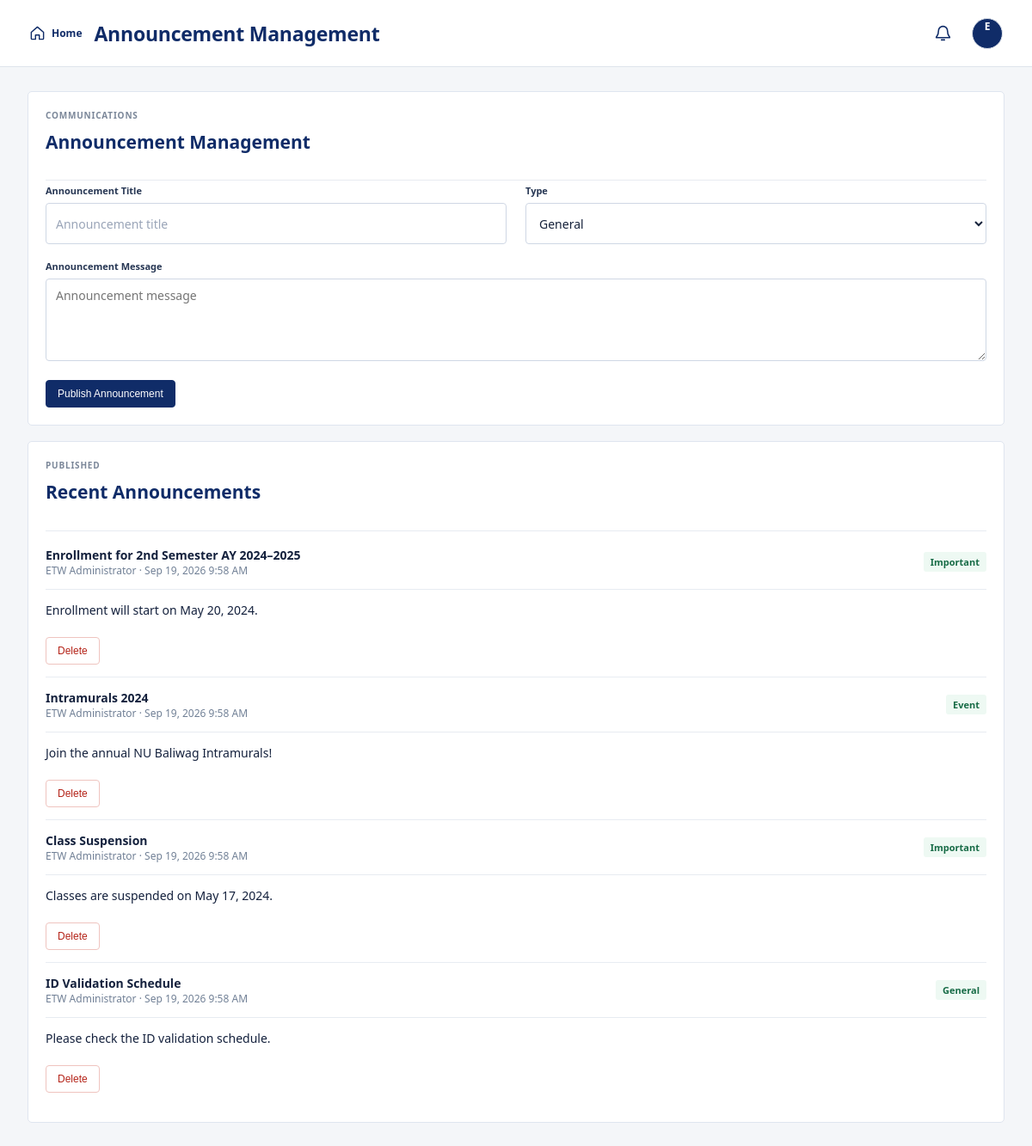
/admin_announcements.php (signed in), run on the app's committed database.
### tables this page shows
CREATE TABLE announcements (
 id INT AUTO_INCREMENT PRIMARY KEY,
 title VARCHAR(180) NOT NULL,
 body TEXT NOT NULL,
 type ENUM('General','Important','Event') DEFAULT 'General',
 author_id INT NULL,
 created_at TIMESTAMP DEFAULT CURRENT_TIMESTAMP,
 FOREIGN KEY (author_id) REFERENCES users(id) ON DELETE SET NULL
);

CREATE TABLE users (
 id INT AUTO_INCREMENT PRIMARY KEY,
 name VARCHAR(120) NOT NULL,
 email VARCHAR(150) UNIQUE NOT NULL,
 password_hash VARCHAR(255) NOT NULL,
 role ENUM('student','faculty','admin') NOT NULL DEFAULT 'student',
 student_id VARCHAR(30),
 program VARCHAR(120),
 created_at TIMESTAMP DEFAULT CURRENT_TIMESTAMP,
 avatar_path VARCHAR(255) NULL
);

### config.php (called while the page is built, shortened)
<?php
function e($value) { return htmlspecialchars((string)$value, ENT_QUOTES, 'UTF-8'); }

### admin_announcements.php (the view)
<?php require 'admin_bootstrap.php'; $title='Announcement Management'; $announcements=$pdo->query("SELECT a.*,u.name author FROM announcements a LEFT JOIN users u ON u.id=a.author_id ORDER BY a.created_at DESC LIMIT 50")->fetchAll(); require 'header.php'; admin_flash_html(); ?>
<section class="section"><div class="card-head"><div><span class="eyebrow">COMMUNICATIONS</span><h2>Announcement Management</h2></div></div>
<form method="post"><?=admin_form_return('admin_announcements.php')?><input type="hidden" name="action" value="publish_announcement"><div class="register-grid"><div class="field"><label>Announcement Title</label><input name="announcement_title" placeholder="Announcement title" required></div><div class="field"><label>Type</label><select name="announcement_type"><option>General</option><option>Important</option><option>Event</option></select></div><div class="field span-2"><label>Announcement Message</label><textarea name="announcement_body" placeholder="Announcement message" required></textarea></div></div><button class="btn">Publish Announcement</button></form></section>
<section class="section"><div class="card-head"><div><span class="eyebrow">PUBLISHED</span><h2>Recent Announcements</h2></div></div><?php foreach($announcements as $a): ?><div class="ticket"><div class="card-head"><div><b><?=e($a['title'])?></b><div class="muted"><?=e($a['author']?:'Administration')?> · <?=date('M d, Y g:i A',strtotime($a['created_at']))?></div></div><span class="badge approved"><?=e($a['type'])?></span></div><p><?=nl2br(e($a['body']))?></p><form method="post"><?=admin_form_return('admin_announcements.php')?><input type="hidden" name="action" value="delete_announcement"><input type="hidden" name="announcement_id" value="<?=$a['id']?>"><button class="btn danger-btn">Delete</button></form></div><?php endforeach; ?></section>
<?php require 'footer.php'; ?>

### data on the page
announcements: title "Enrollment for 2nd Semester AY 2024–2025", author.name "ETW Administrator", created_at "Sep 19, 2026 9:58 AM", type "Important", body "Enrollment will start on May 20, 2024."
announcements: title "Intramurals 2024", author.name "ETW Administrator", created_at "Sep 19, 2026 9:58 AM", type "Event", body "Join the annual NU Baliwag Intramurals!"
announcements: title "Class Suspension", author.name "ETW Administrator", created_at "Sep 19, 2026 9:58 AM", type "Important", body "Classes are suspended on May 17, 2024."
announcements: title "ID Validation Schedule", author.name "ETW Administrator", created_at "Sep 19, 2026 9:58 AM", type "General", body "Please check the ID validation schedule."

### other printed values
$title "Announcement Management"
substr($_SESSION['user']['name'],0,1) "E"
